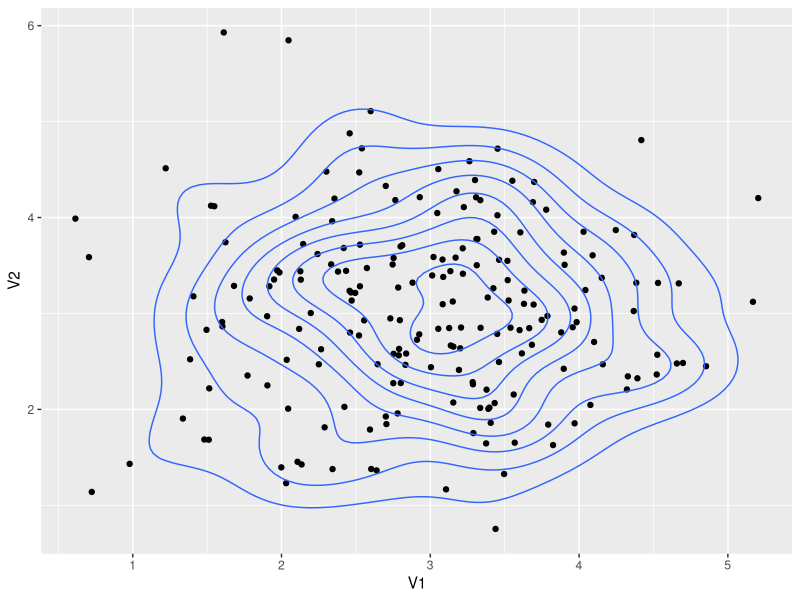

This chart was generated by the following R code: (Note: this script raises an error after producing the figure.)
# Background -------------------------------------------------------------------
# We develop here a modular framework for the conformal prediction scoring
# methodology. The final goal is to estimate robust prediction sets with
# coverage and lebesgue measure guarantees

# Setup ------------------------------------------------------------------------
# TODO: Delete this and move to package dependencies
# The xfun package needs to be separately installed (if not already on your
# system). So simply run the following line of code:
# install.packages("xfun")
pckgs <- c("here", "MASS", "tidyverse")
xfun::pkg_attach2(pckgs)

# Define GLOBAL variables ------------------------------------------------------

# Set seed for reproducibility
SEED_VAL <- 78655256
base::set.seed(seed = SEED_VAL)

# Define epsilon and alpha values
EPSILON <- 0.2
ALPHA <- 0.05

# Generate bivariate normal (BVN) data -----------------------------------------

# Core BVN parameters
num_obs <- 200

# Covariance matrix
I <- base::diag(x = c(1, 1)) # identity matrix
sigma_mat <- I
# sigma_mat <- base::matrix(c(10,3,3,2), 2, 2)

# mean vector
mu_vec <- c(3, 3)

# Generate the required multivariate normal data
bvn_sim_mat <- MASS::mvrnorm(n = num_obs, mu = mu_vec, Sigma = I)

# Keep it in data frame format for convenience
bvn_sim_df <- bvn_sim_mat %>% tibble::as_tibble(x = .)

# Plot density plots on the sample data points
bvn_sim_df %>%
    ggplot2::ggplot(data = ., aes(x = V1, y = V2)) +
    ggplot2::geom_point() +
    ggplot2::geom_density_2d()

# Generate Contaminated Multivariate normal Data -------------------------------
# TODO: Not too tricky, keep track of the contaminated versions in a separate
#       column



# TODO: Plot the contours empirically for the eps-contaminated bivariate normal

# Perform sample splitting of the input data -----------------------------------
bin_split_prop <- 0.5
bin_split_props <- c(bin_split_prop, 1 - bin_split_prop)
n_obs <- base::nrow(x = bvn_sim_df)

# Get the split allocation for each component
compts <- base::sample(x = c(1:2),
                      prob = bin_split_props,
                      size = n_obs,
                      replace = TRUE)

split_smpls <- bvn_sim_df %>%
                dplyr::mutate(.data = ., compts = forcats::as_factor(compts)) %>%
                dplyr::group_by(.data = ., compts) %>%
                dplyr::group_split(.tbl = ., keep = TRUE) %>%
                purrr::map_int(.x, .f = ~base::nrow(x = .x))

# Compute some central measure on the first of the split datasets --------------
mean_df_features <- function(inp_df){
    inp_df %>%
        dplyr::ungroup() %>%
        dplyr::summarise_all(.tbl = ., .funs = mean) %>%
        base::return(.)
}

# Compute the distance measure on the second sample ----------------------------
diff_vec <- function(inp_vec, diff_val){
    base::return(inp_vec - diff_val)
}

mean_diff_vec <- bvn_sim_df %>%
                    purrr::map2_dfc(.x = ., .y = get_means, ~ .x - .y) %>%
                    purrr::pmap(., c, use.names = FALSE)

mean_diff_vec

mean_diff_vec_norms <- mean_diff_vec %>%
                        purrr::map_dbl(.x = .,
                                       .f = ~base::norm(x = .x, type = "2"))

# Compute the appropriate quantile threshold -----------------------------------
new_thresh_qtil <- EPSILON*(1 - ALPHA)
new_thresh_qtil <- mean_diff_vec_norms %>%
                    stats::quantile(x = .,
                                    probs = c(1 - new_thresh_qtil),
                                    na.rm = FALSE,
                                    names = FALSE)

# Apply the threshold and retrieve the confidence set  -------------------------
conf_set <- mean_diff_vec_norms[mean_diff_vec_norms >= new_thresh_qtil]
